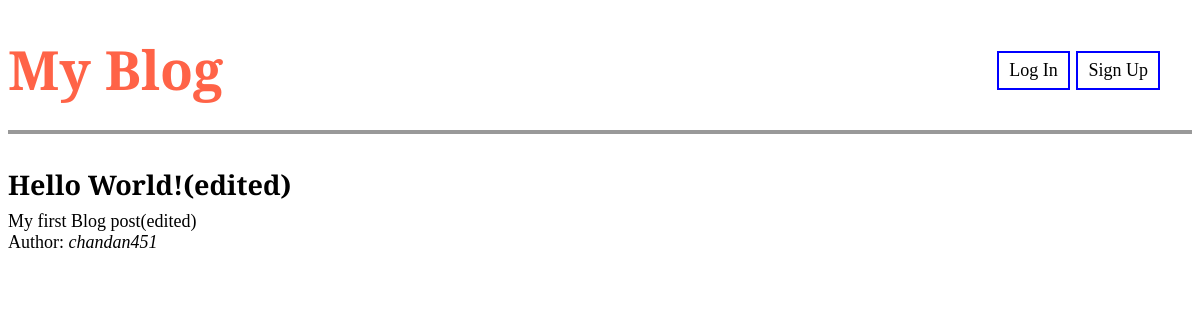
/post/1/, run on an earlier commit of the app's database.
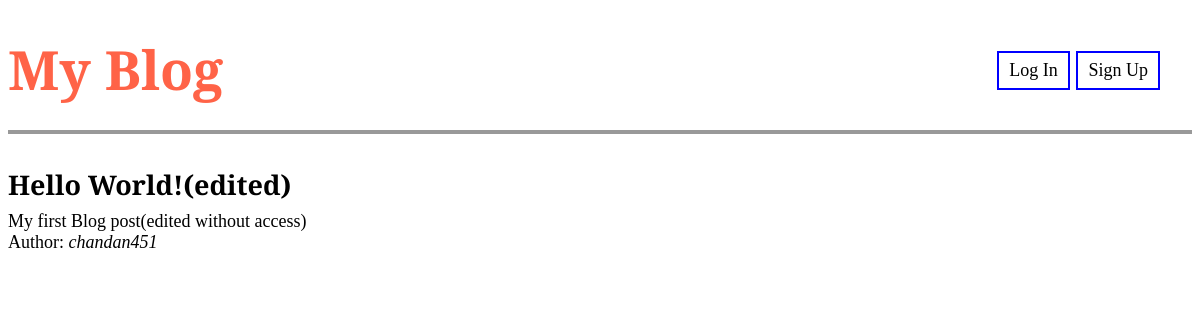
And on a later commit of the database.
### blog/models.py (models this page shows, shortened)
class Post(models.Model):
    title  = models.CharField(max_length=200)
    author = models.ForeignKey(User, on_delete=models.CASCADE)
    body   = models.TextField()

### blog/views.py (the view)
# urls.py: path('post/<int:pk>/', BlogDetailView.as_view(), name='post_detail'),
class BlogDetailView(DetailView):
    model = Post
    template_name = 'post_detail.html'

### templates/post_detail.html (shortened to what this page needs)
{% extends 'base.html' %}
{% block content %}
 <div class="post-entry">
     <h2>{{ post.title }}</h2>
     <p>{{ post.body }}</p>
        {% if post.author == user %}
        <p>My Post</p>
        {% else %}
        <p>Author: <i>{{ post.author }}</i></p>
        {% endif %}
 </div>
{% endblock content %}

What changed in the data, as far as the page shows it:
changed Post "Hello World!(edited)": body "My first Blog post(edited)" → "My first Blog post(edited without access)"
